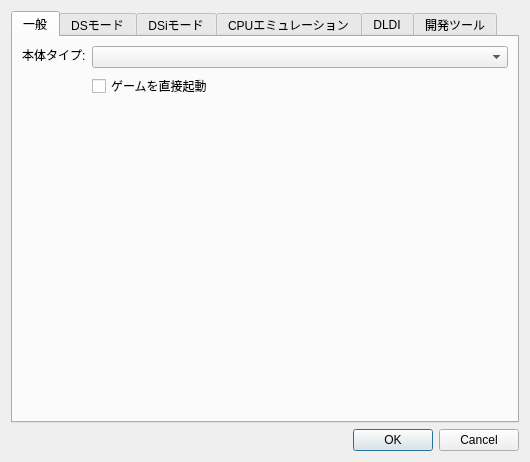
<?xml version="1.0" encoding="UTF-8"?>
<ui version="4.0">
 <class>EmuSettingsDialog</class>
 <widget class="QDialog" name="EmuSettingsDialog">
  <property name="geometry">
   <rect>
    <x>0</x>
    <y>0</y>
    <width>575</width>
    <height>528</height>
   </rect>
  </property>
  <property name="sizePolicy">
   <sizepolicy hsizetype="Fixed" vsizetype="Fixed">
    <horstretch>0</horstretch>
    <verstretch>0</verstretch>
   </sizepolicy>
  </property>
  <property name="windowTitle">
   <string>エミュレーション設定 - melonDS</string>
  </property>
  <layout class="QVBoxLayout" name="verticalLayout">
   <property name="sizeConstraint">
    <enum>QLayout::SizeConstraint::SetFixedSize</enum>
   </property>
   <item>
    <widget class="QTabWidget" name="tabWidget">
     <property name="currentIndex">
      <number>0</number>
     </property>
     <widget class="QWidget" name="tab">
      <attribute name="title">
       <string>一般</string>
      </attribute>
      <layout class="QFormLayout" name="formLayout_4">
       <item row="1" column="1">
        <widget class="QComboBox" name="cbxConsoleType">
         <property name="sizePolicy">
          <sizepolicy hsizetype="MinimumExpanding" vsizetype="Fixed">
           <horstretch>0</horstretch>
           <verstretch>0</verstretch>
          </sizepolicy>
         </property>
         <property name="whatsThis">
          <string>&lt;html&gt;&lt;head/&gt;&lt;body&gt;&lt;p&gt;The type of console to emulate&lt;/p&gt;&lt;/body&gt;&lt;/html&gt;</string>
         </property>
        </widget>
       </item>
       <item row="2" column="1">
        <widget class="QCheckBox" name="chkDirectBoot">
         <property name="whatsThis">
          <string>&lt;html&gt;&lt;head/&gt;&lt;body&gt;&lt;p&gt;When loading a ROM, completely skip the regular boot process (&amp;quot;Nintendo DS&amp;quot; screen) to boot the ROM directly.&lt;/p&gt;&lt;p&gt;&lt;br/&gt;&lt;/p&gt;&lt;p&gt;Note: if your firmware dump isn't bootable, the ROM will be booted directly regardless of this setting.&lt;/p&gt;&lt;/body&gt;&lt;/html&gt;</string>
         </property>
         <property name="text">
          <string>ゲームを直接起動</string>
         </property>
        </widget>
       </item>
       <item row="3" column="0">
        <spacer name="verticalSpacer_2">
         <property name="orientation">
          <enum>Qt::Orientation::Vertical</enum>
         </property>
         <property name="sizeHint" stdset="0">
          <size>
           <width>20</width>
           <height>40</height>
          </size>
         </property>
        </spacer>
       </item>
       <item row="1" column="0">
        <widget class="QLabel" name="label_4">
         <property name="sizePolicy">
          <sizepolicy hsizetype="Preferred" vsizetype="Fixed">
           <horstretch>0</horstretch>
           <verstretch>0</verstretch>
          </sizepolicy>
         </property>
         <property name="text">
          <string>本体タイプ:</string>
         </property>
        </widget>
       </item>
      </layout>
     </widget>
     <widget class="QWidget" name="tab_2">
      <attribute name="title">
       <string>DSモード</string>
      </attribute>
      <layout class="QGridLayout" name="gridLayout">
       <item row="3" column="2">
        <widget class="QPushButton" name="btnFirmwareBrowse">
         <property name="text">
          <string>参照...</string>
         </property>
        </widget>
       </item>
       <item row="4" column="0">
        <spacer name="verticalSpacer_5">
         <property name="orientation">
          <enum>Qt::Orientation::Vertical</enum>
         </property>
         <property name="sizeHint" stdset="0">
          <size>
           <width>20</width>
           <height>40</height>
          </size>
         </property>
        </spacer>
       </item>
       <item row="3" column="0">
        <widget class="QLabel" name="label_3">
         <property name="text">
          <string>DSファームウェア:</string>
         </property>
        </widget>
       </item>
       <item row="2" column="2">
        <widget class="QPushButton" name="btnBIOS7Browse">
         <property name="text">
          <string>参照...</string>
         </property>
        </widget>
       </item>
       <item row="1" column="1">
        <widget class="QPathInput" name="txtBIOS9Path">
         <property name="sizePolicy">
          <sizepolicy hsizetype="Expanding" vsizetype="Fixed">
           <horstretch>0</horstretch>
           <verstretch>0</verstretch>
          </sizepolicy>
         </property>
         <property name="minimumSize">
          <size>
           <width>290</width>
           <height>0</height>
          </size>
         </property>
         <property name="statusTip">
          <string/>
         </property>
         <property name="whatsThis">
          <string>&lt;html&gt;&lt;head/&gt;&lt;body&gt;&lt;p&gt;DS-mode ARM9 BIOS&lt;/p&gt;&lt;p&gt;Size should be 4 KB&lt;/p&gt;&lt;/body&gt;&lt;/html&gt;</string>
         </property>
        </widget>
       </item>
       <item row="2" column="0">
        <widget class="QLabel" name="label_2">
         <property name="text">
          <string>DS ARM7 BIOS:</string>
         </property>
        </widget>
       </item>
       <item row="2" column="1">
        <widget class="QPathInput" name="txtBIOS7Path">
         <property name="whatsThis">
          <string>&lt;html&gt;&lt;head/&gt;&lt;body&gt;&lt;p&gt;DS-mode ARM7 BIOS&lt;/p&gt;&lt;p&gt;Size should be 16 KB&lt;/p&gt;&lt;/body&gt;&lt;/html&gt;</string>
         </property>
        </widget>
       </item>
       <item row="3" column="1">
        <widget class="QPathInput" name="txtFirmwarePath">
         <property name="whatsThis">
          <string>&lt;html&gt;&lt;head/&gt;&lt;body&gt;&lt;p&gt;DS-mode firmware&lt;/p&gt;&lt;p&gt;&lt;br/&gt;&lt;/p&gt;&lt;p&gt;Possible firmwares:&lt;/p&gt;&lt;p&gt;* 128 KB: DS-mode firmware from a DSi or 3DS. Not bootable.&lt;/p&gt;&lt;p&gt;* 256 KB: regular DS firmware.&lt;/p&gt;&lt;p&gt;* 512 KB: iQue DS firmware.&lt;/p&gt;&lt;/body&gt;&lt;/html&gt;</string>
         </property>
        </widget>
       </item>
       <item row="1" column="0">
        <widget class="QLabel" name="label">
         <property name="text">
          <string>DS ARM9 BIOS:</string>
         </property>
        </widget>
       </item>
       <item row="1" column="2">
        <widget class="QPushButton" name="btnBIOS9Browse">
         <property name="sizePolicy">
          <sizepolicy hsizetype="Minimum" vsizetype="Fixed">
           <horstretch>0</horstretch>
           <verstretch>0</verstretch>
          </sizepolicy>
         </property>
         <property name="text">
          <string>参照...</string>
         </property>
         <property name="autoDefault">
          <bool>false</bool>
         </property>
        </widget>
       </item>
       <item row="0" column="0" colspan="3">
        <widget class="QCheckBox" name="chkExternalBIOS">
         <property name="whatsThis">
          <string>&lt;html&gt;&lt;head/&gt;&lt;body&gt;&lt;p&gt;Allows using external user-provided BIOS and firmware dumps.&lt;/p&gt;&lt;/body&gt;&lt;/html&gt;</string>
         </property>
         <property name="text">
          <string>外部BIOS/ファームウェアファイルを使用</string>
         </property>
        </widget>
       </item>
      </layout>
     </widget>
     <widget class="QWidget" name="tab_4">
      <attribute name="title">
       <string>DSiモード</string>
      </attribute>
      <layout class="QGridLayout" name="gridLayout_2">
       <item row="8" column="0" colspan="2">
        <widget class="QLabel" name="label_20">
         <property name="text">
          <string/>
         </property>
        </widget>
       </item>
       <item row="12" column="0">
        <widget class="QCheckBox" name="cbDSiSDReadOnly">
         <property name="whatsThis">
          <string>&lt;html&gt;&lt;head/&gt;&lt;body&gt;&lt;p&gt;Make the emulated SD card read-only.&lt;/p&gt;&lt;/body&gt;&lt;/html&gt;</string>
         </property>
         <property name="text">
          <string>読み取り専用SD</string>
         </property>
        </widget>
       </item>
       <item row="3" column="0">
        <widget class="QLabel" name="label_7">
         <property name="text">
          <string>DSiファームウェア:</string>
         </property>
        </widget>
       </item>
       <item row="13" column="2">
        <widget class="QPushButton" name="btnDSiSDFolderBrowse">
         <property name="text">
          <string>参照...</string>
         </property>
        </widget>
       </item>
       <item row="13" column="0">
        <widget class="QCheckBox" name="cbDSiSDFolder">
         <property name="whatsThis">
          <string>&lt;html&gt;&lt;head/&gt;&lt;body&gt;&lt;p&gt;Sync the emulated SD card to the given folder. The folder's contents will be copied to the SD image, and any change made to the SD image will be reflected to the folder.&lt;/p&gt;&lt;/body&gt;&lt;/html&gt;</string>
         </property>
         <property name="text">
          <string>SDをフォルダに同期:</string>
         </property>
        </widget>
       </item>
       <item row="2" column="0">
        <widget class="QLabel" name="label_6">
         <property name="text">
          <string>DSi ARM7 BIOS:</string>
         </property>
        </widget>
       </item>
       <item row="11" column="1">
        <widget class="QComboBox" name="cbxDSiSDSize">
         <property name="whatsThis">
          <string>&lt;html&gt;&lt;head/&gt;&lt;body&gt;&lt;p&gt;Size of the SD image.&lt;/p&gt;&lt;p&gt;&lt;br/&gt;&lt;/p&gt;&lt;p&gt;If set to Auto:&lt;/p&gt;&lt;p&gt;* if an image file exists, the volume size will be that of the image file&lt;/p&gt;&lt;p&gt;* if no image file exists and folder sync is enabled, the volume size will be determined from the synced folder's contents&lt;/p&gt;&lt;p&gt;* otherwise, the volume size will default to 512 MB&lt;/p&gt;&lt;/body&gt;&lt;/html&gt;</string>
         </property>
        </widget>
       </item>
       <item row="3" column="2">
        <widget class="QPushButton" name="btnDSiFirmwareBrowse">
         <property name="text">
          <string>参照...</string>
         </property>
        </widget>
       </item>
       <item row="4" column="0">
        <widget class="QLabel" name="label_8">
         <property name="text">
          <string>DSi NAND:</string>
         </property>
        </widget>
       </item>
       <item row="9" column="0" colspan="3">
        <widget class="QCheckBox" name="cbDSiSDEnable">
         <property name="whatsThis">
          <string>&lt;html&gt;&lt;head/&gt;&lt;body&gt;&lt;p&gt;Simulate a SD card being inserted in the DSi's SD slot.&lt;/p&gt;&lt;/body&gt;&lt;/html&gt;</string>
         </property>
         <property name="text">
          <string>DSi SDカードを有効化</string>
         </property>
        </widget>
       </item>
       <item row="13" column="1">
        <widget class="QLineEdit" name="txtDSiSDFolder">
         <property name="whatsThis">
          <string>&lt;html&gt;&lt;head/&gt;&lt;body&gt;&lt;p&gt;Sync the emulated SD card to the given folder. The folder's contents will be copied to the SD image, and any change made to the SD image will be reflected to the folder.&lt;/p&gt;&lt;/body&gt;&lt;/html&gt;</string>
         </property>
        </widget>
       </item>
       <item row="11" column="0">
        <widget class="QLabel" name="label_13">
         <property name="text">
          <string>イメージサイズ:</string>
         </property>
        </widget>
       </item>
       <item row="2" column="1">
        <widget class="QPathInput" name="txtDSiBIOS7Path">
         <property name="whatsThis">
          <string>&lt;html&gt;&lt;head/&gt;&lt;body&gt;&lt;p&gt;DSi-mode ARM7 BIOS&lt;/p&gt;&lt;p&gt;&lt;br/&gt;&lt;/p&gt;&lt;p&gt;Size should be 64 KB&lt;/p&gt;&lt;/body&gt;&lt;/html&gt;</string>
         </property>
        </widget>
       </item>
       <item row="3" column="1">
        <widget class="QPathInput" name="txtDSiFirmwarePath">
         <property name="whatsThis">
          <string>&lt;html&gt;&lt;head/&gt;&lt;body&gt;&lt;p&gt;DSi-mode firmware (used for DS-mode backwards compatibility)&lt;/p&gt;&lt;p&gt;&lt;br/&gt;&lt;/p&gt;&lt;p&gt;Size should be 128 KB&lt;/p&gt;&lt;/body&gt;&lt;/html&gt;</string>
         </property>
        </widget>
       </item>
       <item row="10" column="1">
        <widget class="QPathInput" name="txtDSiSDPath">
         <property name="whatsThis">
          <string>&lt;html&gt;&lt;head/&gt;&lt;body&gt;&lt;p&gt;SD image file for emulating the DSi's SD card. A blank image file will be created if it doesn't already exist.&lt;/p&gt;&lt;/body&gt;&lt;/html&gt;</string>
         </property>
        </widget>
       </item>
       <item row="1" column="2">
        <widget class="QPushButton" name="btnDSiBIOS9Browse">
         <property name="text">
          <string>参照...</string>
         </property>
        </widget>
       </item>
       <item row="4" column="1">
        <widget class="QPathInput" name="txtDSiNANDPath">
         <property name="whatsThis">
          <string>&lt;html&gt;&lt;head/&gt;&lt;body&gt;&lt;p&gt;DSi NAND dump&lt;/p&gt;&lt;p&gt;&lt;br/&gt;&lt;/p&gt;&lt;p&gt;Should have 'nocash footer' at the end&lt;/p&gt;&lt;/body&gt;&lt;/html&gt;</string>
         </property>
        </widget>
       </item>
       <item row="2" column="2">
        <widget class="QPushButton" name="btnDSiBIOS7Browse">
         <property name="text">
          <string>参照...</string>
         </property>
        </widget>
       </item>
       <item row="10" column="2">
        <widget class="QPushButton" name="btnDSiSDBrowse">
         <property name="text">
          <string>参照...</string>
         </property>
        </widget>
       </item>
       <item row="0" column="0" colspan="3">
        <widget class="QLabel" name="label_15">
         <property name="text">
          <string>DSiモードには外部DSi BIOS/ファームウェア/NANDが必要です</string>
         </property>
        </widget>
       </item>
       <item row="10" column="0">
        <widget class="QLabel" name="label_10">
         <property name="text">
          <string>SDカードイメージ:</string>
         </property>
        </widget>
       </item>
       <item row="1" column="0">
        <widget class="QLabel" name="label_5">
         <property name="text">
          <string>DSi ARM9 BIOS:</string>
         </property>
        </widget>
       </item>
       <item row="4" column="2">
        <widget class="QPushButton" name="btnDSiNANDBrowse">
         <property name="text">
          <string>参照...</string>
         </property>
        </widget>
       </item>
       <item row="7" column="0" colspan="2">
        <widget class="QCheckBox" name="cbDSPHLE">
         <property name="text">
          <string>DSP HLE</string>
         </property>
        </widget>
       </item>
       <item row="1" column="1">
        <widget class="QPathInput" name="txtDSiBIOS9Path">
         <property name="sizePolicy">
          <sizepolicy hsizetype="Expanding" vsizetype="Fixed">
           <horstretch>0</horstretch>
           <verstretch>0</verstretch>
          </sizepolicy>
         </property>
         <property name="whatsThis">
          <string>&lt;html&gt;&lt;head/&gt;&lt;body&gt;&lt;p&gt;DSi-mode ARM9 BIOS&lt;/p&gt;&lt;p&gt;&lt;br/&gt;&lt;/p&gt;&lt;p&gt;Size should be 64 KB&lt;/p&gt;&lt;/body&gt;&lt;/html&gt;</string>
         </property>
        </widget>
       </item>
       <item row="6" column="0" colspan="3">
        <widget class="QLabel" name="label_14">
         <property name="text">
          <string/>
         </property>
        </widget>
       </item>
      </layout>
     </widget>
     <widget class="QWidget" name="tab_3">
      <attribute name="title">
       <string>CPUエミュレーション</string>
      </attribute>
      <layout class="QFormLayout" name="formLayout_5">
       <item row="0" column="0">
        <widget class="QCheckBox" name="chkEnableJIT">
         <property name="text">
          <string>JITリコンパイラを有効化</string>
         </property>
        </widget>
       </item>
       <item row="1" column="0">
        <widget class="QLabel" name="label_9">
         <property name="text">
          <string>JIT最大ブロックサイズ:</string>
         </property>
        </widget>
       </item>
       <item row="1" column="1">
        <widget class="QSpinBox" name="spnJITMaximumBlockSize">
         <property name="minimum">
          <number>1</number>
         </property>
         <property name="maximum">
          <number>32</number>
         </property>
         <property name="value">
          <number>32</number>
         </property>
        </widget>
       </item>
       <item row="2" column="0">
        <widget class="QCheckBox" name="chkJITBranchOptimisations">
         <property name="text">
          <string>分岐最適化</string>
         </property>
        </widget>
       </item>
       <item row="3" column="0">
        <widget class="QCheckBox" name="chkJITLiteralOptimisations">
         <property name="text">
          <string>リテラル最適化</string>
         </property>
        </widget>
       </item>
       <item row="4" column="0">
        <widget class="QCheckBox" name="chkJITFastMemory">
         <property name="text">
          <string>高速メモリ</string>
         </property>
        </widget>
       </item>
       <item row="5" column="0">
        <spacer name="verticalSpacer">
         <property name="orientation">
          <enum>Qt::Orientation::Vertical</enum>
         </property>
         <property name="sizeHint" stdset="0">
          <size>
           <width>20</width>
           <height>40</height>
          </size>
         </property>
        </spacer>
       </item>
      </layout>
     </widget>
     <widget class="QWidget" name="tab_5">
      <attribute name="title">
       <string>DLDI</string>
      </attribute>
      <layout class="QGridLayout" name="gridLayout_4">
       <item row="1" column="2">
        <widget class="QPushButton" name="btnDLDISDBrowse">
         <property name="text">
          <string>参照...</string>
         </property>
        </widget>
       </item>
       <item row="4" column="2">
        <widget class="QPushButton" name="btnDLDIFolderBrowse">
         <property name="text">
          <string>参照...</string>
         </property>
        </widget>
       </item>
       <item row="4" column="1">
        <widget class="QLineEdit" name="txtDLDIFolder">
         <property name="whatsThis">
          <string>&lt;html&gt;&lt;head/&gt;&lt;body&gt;&lt;p&gt;Sync the emulated SD card to the given folder. The folder's contents will be copied to the SD image, and any change made to the SD image will be reflected to the folder.&lt;/p&gt;&lt;/body&gt;&lt;/html&gt;</string>
         </property>
        </widget>
       </item>
       <item row="2" column="0">
        <widget class="QLabel" name="label_12">
         <property name="text">
          <string>イメージサイズ:</string>
         </property>
        </widget>
       </item>
       <item row="4" column="0">
        <widget class="QCheckBox" name="cbDLDIFolder">
         <property name="whatsThis">
          <string>&lt;html&gt;&lt;head/&gt;&lt;body&gt;&lt;p&gt;Sync the emulated SD card to the given folder. The folder's contents will be copied to the SD image, and any change made to the SD image will be reflected to the folder.&lt;/p&gt;&lt;/body&gt;&lt;/html&gt;</string>
         </property>
         <property name="text">
          <string>SDをフォルダに同期:</string>
         </property>
        </widget>
       </item>
       <item row="2" column="1">
        <widget class="QComboBox" name="cbxDLDISize">
         <property name="whatsThis">
          <string>&lt;html&gt;&lt;head/&gt;&lt;body&gt;&lt;p&gt;Size of the SD image.&lt;/p&gt;&lt;p&gt;&lt;br/&gt;&lt;/p&gt;&lt;p&gt;If set to Auto:&lt;/p&gt;&lt;p&gt;* if an image file exists, the volume size will be that of the image file&lt;/p&gt;&lt;p&gt;* if no image file exists and folder sync is enabled, the volume size will be determined from the synced folder's contents&lt;/p&gt;&lt;p&gt;* otherwise, the volume size will default to 512 MB&lt;/p&gt;&lt;/body&gt;&lt;/html&gt;</string>
         </property>
        </widget>
       </item>
       <item row="0" column="0" colspan="3">
        <widget class="QCheckBox" name="cbDLDIEnable">
         <property name="whatsThis">
          <string>&lt;html&gt;&lt;head/&gt;&lt;body&gt;&lt;p&gt;Enable the built-in DLDI driver, to let homebrew access files from an emulated SD card.&lt;/p&gt;&lt;/body&gt;&lt;/html&gt;</string>
         </property>
         <property name="text">
          <string>DLDIを有効化 (自作ソフト用)</string>
         </property>
        </widget>
       </item>
       <item row="1" column="1">
        <widget class="QPathInput" name="txtDLDISDPath">
         <property name="whatsThis">
          <string>&lt;html&gt;&lt;head/&gt;&lt;body&gt;&lt;p&gt;SD card image file to be used for DLDI. A blank image file will be created if it doesn't already exist.&lt;/p&gt;&lt;/body&gt;&lt;/html&gt;</string>
         </property>
        </widget>
       </item>
       <item row="5" column="0">
        <spacer name="verticalSpacer_3">
         <property name="orientation">
          <enum>Qt::Orientation::Vertical</enum>
         </property>
         <property name="sizeHint" stdset="0">
          <size>
           <width>20</width>
           <height>40</height>
          </size>
         </property>
        </spacer>
       </item>
       <item row="1" column="0">
        <widget class="QLabel" name="label_11">
         <property name="text">
          <string>SDカードイメージ:</string>
         </property>
        </widget>
       </item>
       <item row="3" column="0" colspan="3">
        <widget class="QCheckBox" name="cbDLDIReadOnly">
         <property name="whatsThis">
          <string>&lt;html&gt;&lt;head/&gt;&lt;body&gt;&lt;p&gt;Make the emulated SD card read-only.&lt;/p&gt;&lt;/body&gt;&lt;/html&gt;</string>
         </property>
         <property name="text">
          <string>読み取り専用SD</string>
         </property>
        </widget>
       </item>
      </layout>
     </widget>
     <widget class="QWidget" name="tab_6">
      <attribute name="title">
       <string>開発ツール</string>
      </attribute>
      <layout class="QGridLayout" name="gridLayout_3">
       <item row="1" column="0">
        <widget class="QLabel" name="label_16">
         <property name="text">
          <string>ARM9 port</string>
         </property>
        </widget>
       </item>
       <item row="5" column="0">
        <spacer name="verticalSpacer_4">
         <property name="orientation">
          <enum>Qt::Orientation::Vertical</enum>
         </property>
         <property name="sizeHint" stdset="0">
          <size>
           <width>20</width>
           <height>40</height>
          </size>
         </property>
        </spacer>
       </item>
       <item row="2" column="0">
        <widget class="QLabel" name="label_17">
         <property name="text">
          <string>ARM7 port</string>
         </property>
        </widget>
       </item>
       <item row="0" column="0" colspan="3">
        <widget class="QCheckBox" name="cbGdbEnabled">
         <property name="text">
          <string>GDBスタブを有効化</string>
         </property>
        </widget>
       </item>
       <item row="4" column="0" colspan="7">
        <widget class="QLabel" name="label_18">
         <property name="text">
          <string>注意: この変更を適用するにはmelonDSを再起動する必要があります</string>
         </property>
        </widget>
       </item>
       <item row="3" column="0" colspan="7">
        <widget class="QLabel" name="label_19">
         <property name="text">
          <string>注意: GDBスタブはJITリコンパイラと同時に使用できません</string>
         </property>
        </widget>
       </item>
       <item row="1" column="6">
        <widget class="QCheckBox" name="cbGdbBOSA9">
         <property name="text">
          <string>起動時にブレーク</string>
         </property>
        </widget>
       </item>
       <item row="1" column="1" colspan="5">
        <widget class="QSpinBox" name="intGdbPortA9">
         <property name="minimum">
          <number>1000</number>
         </property>
         <property name="maximum">
          <number>65535</number>
         </property>
         <property name="value">
          <number>3333</number>
         </property>
        </widget>
       </item>
       <item row="2" column="1" colspan="5">
        <widget class="QSpinBox" name="intGdbPortA7">
         <property name="minimum">
          <number>1000</number>
         </property>
         <property name="maximum">
          <number>65535</number>
         </property>
         <property name="value">
          <number>3334</number>
         </property>
        </widget>
       </item>
       <item row="2" column="6">
        <widget class="QCheckBox" name="cbGdbBOSA7">
         <property name="text">
          <string>起動時にブレーク</string>
         </property>
        </widget>
       </item>
      </layout>
     </widget>
    </widget>
   </item>
   <item>
    <widget class="QDialogButtonBox" name="buttonBox">
     <property name="orientation">
      <enum>Qt::Orientation::Horizontal</enum>
     </property>
     <property name="standardButtons">
      <set>QDialogButtonBox::StandardButton::Cancel|QDialogButtonBox::StandardButton::Ok</set>
     </property>
    </widget>
   </item>
  </layout>
 </widget>
 <customwidgets>
  <customwidget>
   <class>QPathInput</class>
   <extends>QLineEdit</extends>
   <header>QPathInput.h</header>
  </customwidget>
 </customwidgets>
 <tabstops>
  <tabstop>cbxConsoleType</tabstop>
  <tabstop>chkDirectBoot</tabstop>
  <tabstop>chkExternalBIOS</tabstop>
  <tabstop>txtBIOS9Path</tabstop>
  <tabstop>btnBIOS9Browse</tabstop>
  <tabstop>txtBIOS7Path</tabstop>
  <tabstop>btnBIOS7Browse</tabstop>
  <tabstop>txtFirmwarePath</tabstop>
  <tabstop>btnFirmwareBrowse</tabstop>
  <tabstop>txtDSiBIOS9Path</tabstop>
  <tabstop>btnDSiBIOS9Browse</tabstop>
  <tabstop>txtDSiBIOS7Path</tabstop>
  <tabstop>btnDSiBIOS7Browse</tabstop>
  <tabstop>txtDSiFirmwarePath</tabstop>
  <tabstop>btnDSiFirmwareBrowse</tabstop>
  <tabstop>txtDSiNANDPath</tabstop>
  <tabstop>btnDSiNANDBrowse</tabstop>
  <tabstop>cbDSiSDEnable</tabstop>
  <tabstop>txtDSiSDPath</tabstop>
  <tabstop>btnDSiSDBrowse</tabstop>
  <tabstop>cbxDSiSDSize</tabstop>
  <tabstop>cbDSiSDReadOnly</tabstop>
  <tabstop>cbDSiSDFolder</tabstop>
  <tabstop>txtDSiSDFolder</tabstop>
  <tabstop>btnDSiSDFolderBrowse</tabstop>
  <tabstop>chkEnableJIT</tabstop>
  <tabstop>spnJITMaximumBlockSize</tabstop>
  <tabstop>chkJITBranchOptimisations</tabstop>
  <tabstop>chkJITLiteralOptimisations</tabstop>
  <tabstop>chkJITFastMemory</tabstop>
  <tabstop>cbDLDIEnable</tabstop>
  <tabstop>txtDLDISDPath</tabstop>
  <tabstop>btnDLDISDBrowse</tabstop>
  <tabstop>cbxDLDISize</tabstop>
  <tabstop>cbDLDIReadOnly</tabstop>
  <tabstop>cbDLDIFolder</tabstop>
  <tabstop>txtDLDIFolder</tabstop>
  <tabstop>btnDLDIFolderBrowse</tabstop>
 </tabstops>
 <resources/>
 <connections>
  <connection>
   <sender>buttonBox</sender>
   <signal>accepted()</signal>
   <receiver>EmuSettingsDialog</receiver>
   <slot>accept()</slot>
   <hints>
    <hint type="sourcelabel">
     <x>266</x>
     <y>379</y>
    </hint>
    <hint type="destinationlabel">
     <x>157</x>
     <y>274</y>
    </hint>
   </hints>
  </connection>
  <connection>
   <sender>buttonBox</sender>
   <signal>rejected()</signal>
   <receiver>EmuSettingsDialog</receiver>
   <slot>reject()</slot>
   <hints>
    <hint type="sourcelabel">
     <x>334</x>
     <y>379</y>
    </hint>
    <hint type="destinationlabel">
     <x>286</x>
     <y>274</y>
    </hint>
   </hints>
  </connection>
 </connections>
</ui>
